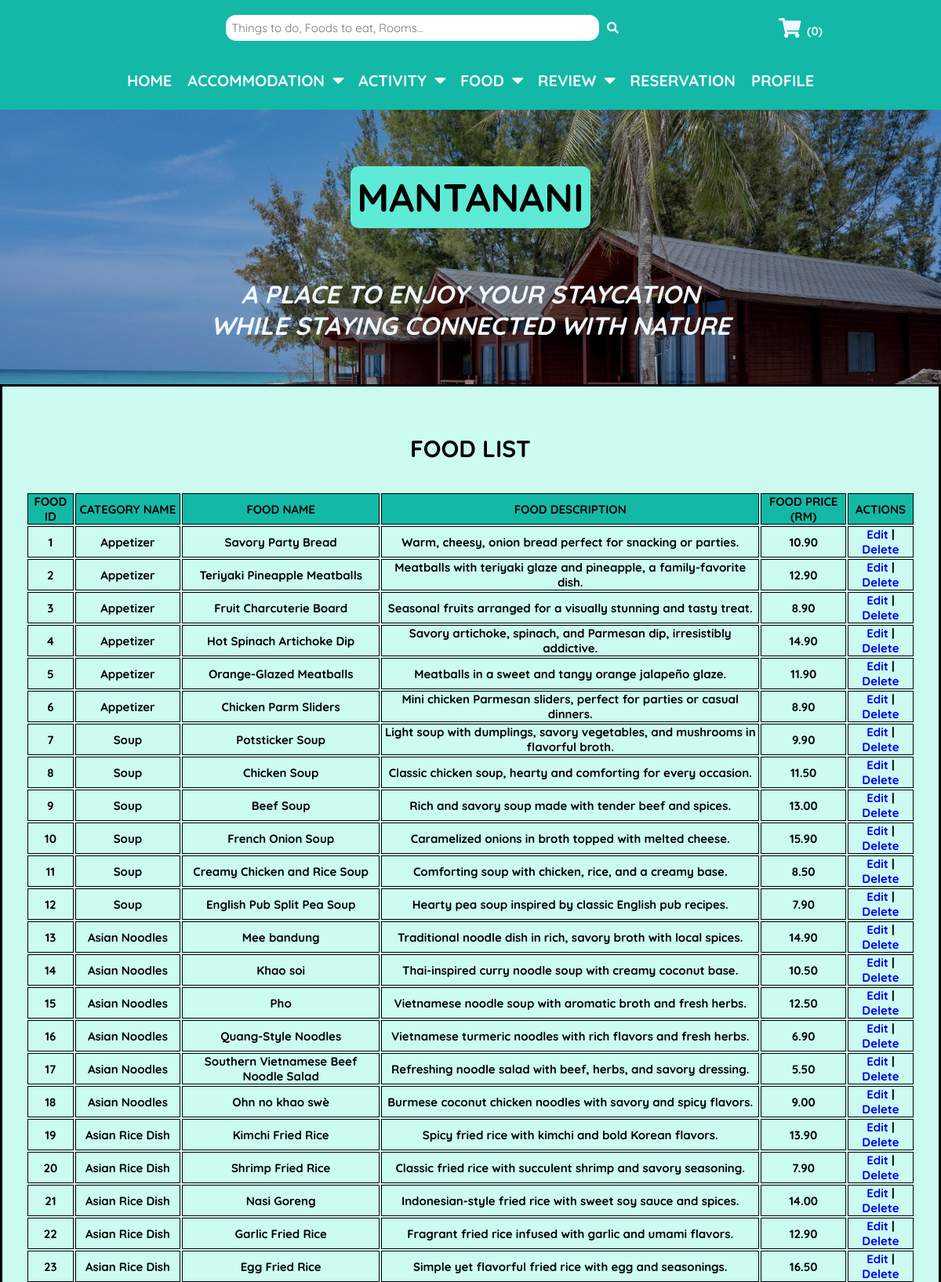
The page /MODULES/ADMIN_MODULE/foodList.php (upper part) on the database its author committed.
### tables this page shows
CREATE TABLE `food` (
  `foodID` int(11) NOT NULL,
  `foodName` varchar(255) NOT NULL,
  `foodImg` varchar(255) NOT NULL,
  `foodCategory` int(11) NOT NULL,
  `foodDesc` varchar(1000) NOT NULL,
  `foodPrice` decimal(8,2) NOT NULL
);

CREATE TABLE `food_category` (
  `categoryID` int(11) NOT NULL,
  `categoryName` varchar(255) NOT NULL COMMENT '1:Appetizer 2:Soup 3:Asian Noodles 4:Asian Rice Dish 5:Pasta 6:Western Selection 7:Dessert 8:Snack and Sandwich 9:Beverage'
);

### MODULES/ADMIN_MODULE/foodList.php (the view, shortened to what this page needs)
<?php
  include("../../../SMMS/CONFIG/config.php");
?>
<!DOCTYPE html>
<html lang="en">
  <head>
    <link rel="stylesheet" href="https://cdnjs.cloudflare.com/ajax/libs/font-awesome/5.15.4/css/all.min.css">
    <link rel="stylesheet" href="../../../SMMS/CSS/MISC/utils.css">
    <link rel="stylesheet" href="../../../SMMS/CSS/MISC/headerBanner.css">
    <link rel="stylesheet" href="../../../SMMS/CSS/MISC/topNav.css">
    <link rel="stylesheet" href="../../../SMMS/CSS/MISC/topHeader.css">
    <link rel="stylesheet" href="../../../SMMS/CSS/ADMIN/adminList.css">
  </head>
  <body>
    <?php include '../../INCLUDES/topHeader.php'; ?>
    <?php include '../../INCLUDES/adminNav.php'; ?>
    <?php include '../../INCLUDES/headerBanner.php';?>
    <section class="adminHome">
      <div class="list-container">
        <h1 id="admin-listTitle">
          FOOD LIST
        </h1><br><br>
        <?php
          $sql_food = "SELECT f.foodID, f.foodName, f.foodCategory, fc.categoryID, fc.categoryName, f.foodDesc,
          f.foodPrice
          FROM food f, food_category fc
          WHERE f.foodCategory = fc.categoryID
          ORDER BY f.foodID ASC";
          $result = mysqli_query($conn, $sql_food);
          $rowcount = mysqli_num_rows($result);
        ?>
        <table id="list-table">
          <tr>
            <th>FOOD ID</th>
            <th>CATEGORY NAME</th>
            <th>FOOD NAME</th>
            <th>FOOD DESCRIPTION</th>
            <th>FOOD PRICE (RM)</th>
            <th>ACTIONS</th>
          </tr>
        <?php
          if ($rowcount > 0) {
            while ($row = mysqli_fetch_assoc($result)) {
              echo "<tr>";
              echo "<td>" . htmlspecialchars($row["foodID"]) . "</td>";
              echo "<td>" . htmlspecialchars($row["categoryName"]) . "</td>";
              echo "<td>" . htmlspecialchars($row["foodName"]) . "</td>";
              echo "<td>" . htmlspecialchars($row["foodDesc"]) . "</td>";
              echo "<td>" . htmlspecialchars($row["foodPrice"]) . "</td>";
              echo "<td>";
                    echo "<a href='foodEdit.php?id=" . urlencode($row["foodID"]) . "'>Edit</a> | ";
                    echo "<a href='foodDelete.php?id=" . urlencode($row["foodID"]) . "' onclick='return confirm(\"Are you sure you want to delete this food entry?\");'>Delete</a>";
                  echo "</td>";
            }
          }
          else {
            echo "<p>No results found.</p>";
          }
        ?>
      </table>
      </div>
    </section>
  </body>
</html>

### CSS/MISC/utils.css (style rules this page uses)
:root { --teal-100: #ccfbf1; --teal-200: #99f6e4; --teal-300: #5eead4; --teal-400: #2dd4bf; --teal-500: #14b8a6; --jade-100: #19d6aa; --jade-200: #14ba93; --jade-300: #109e7d; --jade-400: #0b8468; --jade-500: #076a53; --black: #070504; --black-shadow: 0px 4px 4px rgba(0, 0, 0, 0.25); --aliceblue: #f0f8ff; }
* { font-family: 'Quicksand', sans-serif; margin: 0; padding: 0; box-sizing: border-box; outline: none; border: none; text-decoration: none; }
html { font-size: 62.5%; overflow-x: hidden; background-color: var(--teal-100); }

### CSS/ADMIN/adminList.css (style rules this page uses)
.adminHome { padding: 1rem; min-height: 100vh; border-style: solid; }
#admin-listTitle { font-size: 3rem; text-align: center; padding-top: 3rem; margin-bottom: 1rem; }
.list-container { margin: 2rem; justify-content: center; align-items: center; text-align: center; }
#list-table { width: 100%; font-size: 1.5rem; font-weight: bold; }
#list-table table, th, td { border: 1px solid; }
#list-table th { background-color: var(--teal-500); }
#accom-table table, th, td { border: 1px solid; }

### rows shown on the page
food: foodID "1", foodCategory.categoryName "Appetizer", foodName "Savory Party Bread", foodDesc "Warm, cheesy, onion bread perfect for snacking or parties.", foodPrice "10.90"
food: foodID "2", foodCategory.categoryName "Appetizer", foodName "Teriyaki Pineapple Meatballs", foodDesc "Meatballs with teriyaki glaze and pineapple, a family-favorite dish.", foodPrice "12.90"
food: foodID "3", foodCategory.categoryName "Appetizer", foodName "Fruit Charcuterie Board", foodDesc "Seasonal fruits arranged for a visually stunning and tasty treat.", foodPrice "8.90"
food: foodID "4", foodCategory.categoryName "Appetizer", foodName "Hot Spinach Artichoke Dip", foodDesc "Savory artichoke, spinach, and Parmesan dip, irresistibly addictive.", foodPrice "14.90"
food: foodID "5", foodCategory.categoryName "Appetizer", foodName "Orange-Glazed Meatballs", foodDesc "Meatballs in a sweet and tangy orange jalapeño glaze.", foodPrice "11.90"
food: foodID "6", foodCategory.categoryName "Appetizer", foodName "Chicken Parm Sliders", foodDesc "Mini chicken Parmesan sliders, perfect for parties or casual dinners.", foodPrice "8.90"
food: foodID "7", foodCategory.categoryName "Soup", foodName "Potsticker Soup", foodDesc "Light soup with dumplings, savory vegetables, and mushrooms in flavorful broth.", foodPrice "9.90"
food: foodID "8", foodCategory.categoryName "Soup", foodName "Chicken Soup", foodDesc "Classic chicken soup, hearty and comforting for every occasion.", foodPrice "11.50"
food: foodID "9", foodCategory.categoryName "Soup", foodName "Beef Soup", foodDesc "Rich and savory soup made with tender beef and spices.", foodPrice "13.00"
food: foodID "10", foodCategory.categoryName "Soup", foodName "French Onion Soup", foodDesc "Caramelized onions in broth topped with melted cheese.", foodPrice "15.90"
food: foodID "11", foodCategory.categoryName "Soup", foodName "Creamy Chicken and Rice Soup", foodDesc "Comforting soup with chicken, rice, and a creamy base.", foodPrice "8.50"
food: foodID "12", foodCategory.categoryName "Soup", foodName "English Pub Split Pea Soup", foodDesc "Hearty pea soup inspired by classic English pub recipes.", foodPrice "7.90"
food: foodID "13", foodCategory.categoryName "Asian Noodles", foodName "Mee bandung", foodDesc "Traditional noodle dish in rich, savory broth with local spices.", foodPrice "14.90"
food: foodID "14", foodCategory.categoryName "Asian Noodles", foodName "Khao soi", foodDesc "Thai-inspired curry noodle soup with creamy coconut base.", foodPrice "10.50"
food: foodID "15", foodCategory.categoryName "Asian Noodles", foodName "Pho", foodDesc "Vietnamese noodle soup with aromatic broth and fresh herbs.", foodPrice "12.50"
food: foodID "16", foodCategory.categoryName "Asian Noodles", foodName "Quang-Style Noodles", foodDesc "Vietnamese turmeric noodles with rich flavors and fresh herbs.", foodPrice "6.90"
food: foodID "17", foodCategory.categoryName "Asian Noodles", foodName "Southern Vietnamese Beef Noodle Salad", foodDesc "Refreshing noodle salad with beef, herbs, and savory dressing.", foodPrice "5.50"
food: foodID "18", foodCategory.categoryName "Asian Noodles", foodName "Ohn no khao swè", foodDesc "Burmese coconut chicken noodles with savory and spicy flavors.", foodPrice "9.00"
food: foodID "19", foodCategory.categoryName "Asian Rice Dish", foodName "Kimchi Fried Rice", foodDesc "Spicy fried rice with kimchi and bold Korean flavors.", foodPrice "13.90"
food: foodID "20", foodCategory.categoryName "Asian Rice Dish", foodName "Shrimp Fried Rice", foodDesc "Classic fried rice with succulent shrimp and savory seasoning.", foodPrice "7.90"
food: foodID "21", foodCategory.categoryName "Asian Rice Dish", foodName "Nasi Goreng", foodDesc "Indonesian-style fried rice with sweet soy sauce and spices.", foodPrice "14.00"
food: foodID "22", foodCategory.categoryName "Asian Rice Dish", foodName "Garlic Fried Rice", foodDesc "Fragrant fried rice infused with garlic and umami flavors.", foodPrice "12.90"
food: foodID "23", foodCategory.categoryName "Asian Rice Dish", foodName "Egg Fried Rice", foodDesc "Simple yet flavorful fried rice with egg and seasonings.", foodPrice "16.50"
